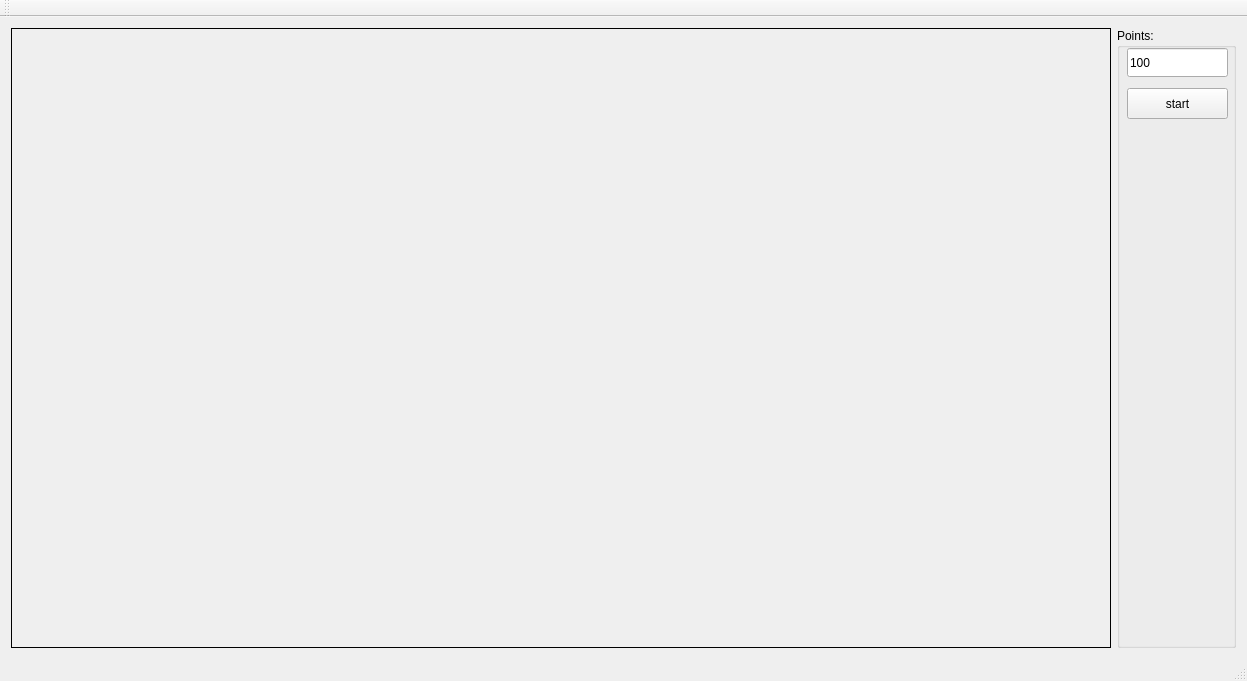
<?xml version="1.0" encoding="UTF-8"?>
<ui version="4.0">
 <class>MainWindow</class>
 <widget class="QMainWindow" name="MainWindow">
  <property name="geometry">
   <rect>
    <x>0</x>
    <y>0</y>
    <width>1247</width>
    <height>676</height>
   </rect>
  </property>
  <property name="windowTitle">
   <string>Hull</string>
  </property>
  <widget class="QWidget" name="centralWidget">
   <layout class="QHBoxLayout" name="horizontalLayout">
    <item>
     <widget class="QWidget" name="widget" native="true">
      <property name="minimumSize">
       <size>
        <width>1100</width>
        <height>620</height>
       </size>
      </property>
      <property name="styleSheet">
       <string notr="true">QWidget { border: 1px solid black}</string>
      </property>
     </widget>
    </item>
    <item>
     <widget class="QGroupBox" name="groupBox">
      <property name="title">
       <string>Points:</string>
      </property>
      <widget class="QLineEdit" name="lineEditPoints">
       <property name="geometry">
        <rect>
         <x>10</x>
         <y>20</y>
         <width>101</width>
         <height>29</height>
        </rect>
       </property>
       <property name="text">
        <string>100</string>
       </property>
      </widget>
      <widget class="QPushButton" name="pushButton">
       <property name="geometry">
        <rect>
         <x>10</x>
         <y>60</y>
         <width>101</width>
         <height>31</height>
        </rect>
       </property>
       <property name="text">
        <string>start</string>
       </property>
      </widget>
     </widget>
    </item>
   </layout>
  </widget>
  <widget class="QMenuBar" name="menuBar">
   <property name="geometry">
    <rect>
     <x>0</x>
     <y>0</y>
     <width>1247</width>
     <height>23</height>
    </rect>
   </property>
  </widget>
  <widget class="QToolBar" name="mainToolBar">
   <attribute name="toolBarArea">
    <enum>TopToolBarArea</enum>
   </attribute>
   <attribute name="toolBarBreak">
    <bool>false</bool>
   </attribute>
  </widget>
  <widget class="QStatusBar" name="statusBar"/>
 </widget>
 <layoutdefault spacing="6" margin="11"/>
 <resources/>
 <connections/>
</ui>
